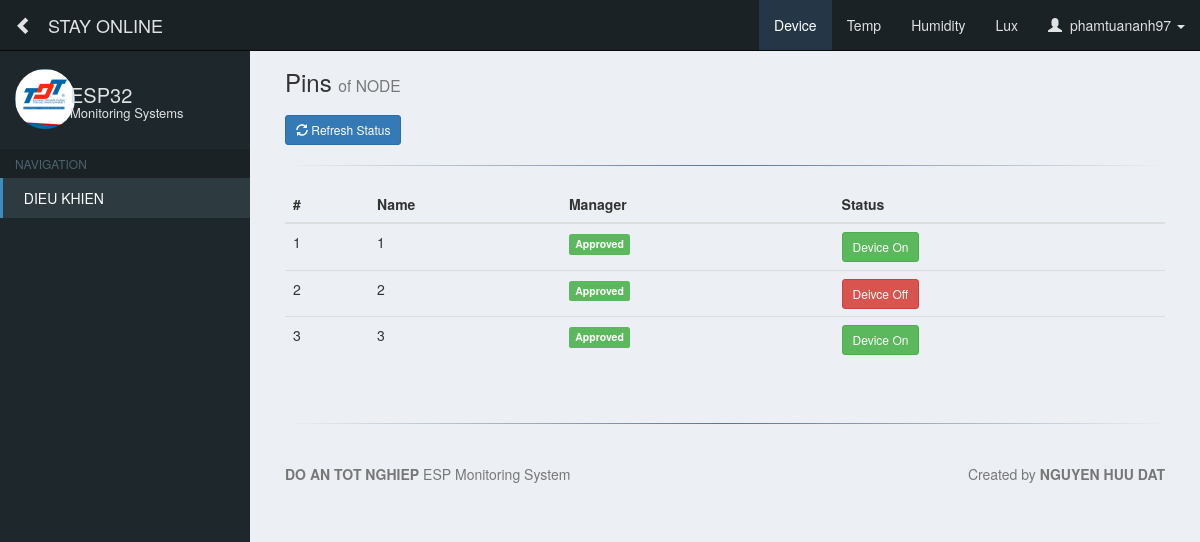
Page /pc/index.php?mod=pc&menu=sw (signed in) on the committed database.
### tables this page shows
CREATE TABLE `modules` (
  `id` int(10) UNSIGNED NOT NULL,
  `name` varchar(30) NOT NULL,
  `link` varchar(30) NOT NULL,
  `description` varchar(30) DEFAULT NULL,
  `seq` int(30) DEFAULT NULL,
  `group` int(10) DEFAULT NULL
);

CREATE TABLE `menus` (
  `id` int(10) UNSIGNED NOT NULL,
  `parent_id` int(10) NOT NULL,
  `name` varchar(30) NOT NULL,
  `link` varchar(30) NOT NULL,
  `seq` int(10) DEFAULT NULL,
  `page_title` varchar(30) DEFAULT NULL,
  `page_title_sm` varchar(30) DEFAULT NULL,
  `icon` varchar(30) DEFAULT NULL,
  `group` int(10) DEFAULT NULL
);

CREATE TABLE `pin_status` (
  `id` int(10) UNSIGNED NOT NULL,
  `pin` int(10) NOT NULL,
  `status` int(10) DEFAULT NULL,
  `description` varchar(20) DEFAULT NULL
);

### pc/includes/sw_manage.php (the view, shortened to what this page needs)
<button id="pin_status" class="btn btn-sm btn-primary" role="button"><span class="glyphicon glyphicon-refresh" aria-hidden="true"></span> Refresh Status</button>
<hr class="style-four">
<div class="row">
    <div class="col-xs-12">
        <table class="table table-hover">
            <thead>
                <tr>
                  <th>#</th>
                  <th>Name</th>
                  <th>Manager</th>
                  <th>Status</th>
                </tr>
            </thead>
            <tbody>
                <?php
                    $query = "SELECT * FROM pin_status;";
                    $result = mysqli_query($con, $query);
                    $i = 1;
                    while($row = mysqli_fetch_assoc($result)):
                    echo "<tr>";
                    echo "<td>{$i}</td>";
                    echo "<td>{$row['pin']}</td>";
                    echo '<td><span class="label label-success"><label id="CheckBoxValue" value="None">Approved</label></span></td>';
                    echo '<td>';
                        echo '<button id="pin_'.$row['pin'].'_1" class="btn btn-sm btn-danger '; if($row['status'] == 1) echo "hide"; echo '"role="button" onclick="onOff(this.id)"=>Deivce Off</button>';
                        echo '<button id="pin_'.$row['pin'].'_0"class="btn btn-sm btn-success '; if($row['status'] == 0) echo "hide"; echo '"role="button" onclick="onOff(this.id)">Device On</button>';
                    echo '</td>';
                    echo "<tr>";
                    $i+=1;
                    endwhile;
                ?>
            </tbody>
        </table>
    </div>
</div>

### base/includes/header.php (shortened to what this page needs)
<?php
if(isset($_GET['mod'])){
    $module=$_GET['mod'];
}
if(isset($_GET['menu'])){
    $menu=$_GET['menu'];
}
?>
<!DOCTYPE html>
<html lang="en">
    <head>
        <link href="../base/css/bootstrap.min.css" rel="stylesheet">
        <link href="../base/css/custom.css" rel="stylesheet">
        <link href="../base/css/guages.css" rel="stylesheet">
        <link href="https://cdn.datatables.net/1.10.10/css/dataTables.bootstrap.min.css" rel="stylesheet">
        <link href="../base/css/slider/freshslider.min.css" rel="stylesheet">
        <link href="../base/css/switch/bootstrap-switch.css" rel="stylesheet">
    </head>
    <body>
        <div id="wrapper">

### base/includes/navbar.php (shortened to what this page needs)
<nav class="navbar navbar-inverse navbar-fixed-top" role="navigation">
    <div class="container-fluid">
        <div class="navbar-header">
            <a class="navbar-brand pull-left " href="#menu-toggle" id="menu-toggle"><span class="glyphicon glyphicon-chevron-left soft-white"></span></a>
            <a class="navbar-brand pull-left" id='space' href="#">STAY ONLINE</a>
        </div>
        <div class="collapse navbar-collapse" id="bs-example-navbar-collapse-1">
            <ul class="nav navbar-nav navbar-right">
            <?php
                if($con){
                    $query = "SELECT * FROM modules ORDER BY seq;";
                    $result = mysqli_query($con, $query);
                    while($row=mysqli_fetch_assoc($result)){
                        $query = "SELECT * FROM menus WHERE parent_id={$row['id']} ORDER BY seq LIMIT 1;";
                        $menu_result = mysqli_query($con, $query);
                        $menu_temp = mysqli_fetch_assoc($menu_result);
                        $menu_temp = $menu_temp['link'];
                        echo '<li '; if($module==$row['link']) echo 'class="active"'; echo '>';
                        echo '<a href="../' . $row['link'] .'/index.php?mod='.$row['link'].'&menu='. $menu_temp . '" title="'.$row['description'].'">'.$row['name'].'</a>';
                        echo '</li>';
                    }
                }
            ?>
            <li class="dropdown <?php if($module == "base") echo "active"; ?>">
              <a href="#" class="dropdown-toggle" data-toggle="dropdown" role="button" aria-haspopup="true" aria-expanded="false"><span class="glyphicon glyphicon-user"></span>&nbsp; <?php echo $_SESSION['username']; ?> <span class="caret"></span></a>
            </li>
          </ul>
        </div>
    </div>
</nav>

### base/includes/sidebar.php (shortened to what this page needs)
<div id="sidebar-wrapper">
    <div class="user-panel">
        <div class="image pull-left">
            <a href=""><img src="../base/img/TDT.jpg" class="img-circle" alt="User Image"></a>
        </div>
        <div class="slogan pull-right">
            <h3 class="pull-left">ESP32</h3>
            <br>
            <h5 class="pull-left">Monitoring Systems</h5>
        </div>
    </div>
    <ul class="sidebar-nav">
        <?php
            if($con && $module != "base"){
                echo "<li>";
                    echo "<h3>NAVIGATION</h3>";
                echo "</li>";
                $query = "SELECT id FROM modules WHERE link='{$module}' LIMIT 1";
                $result = mysqli_query($con, $query);
                $modul_id = mysqli_fetch_assoc($result);
                $query = "SELECT * FROM menus WHERE parent_id={$modul_id['id']} ORDER BY seq;";
                $result = mysqli_query($con, $query);
                while($row = mysqli_fetch_assoc($result)){
                    echo '<li ';if($menu==$row['link']) {echo "id=active";} echo '>';
                    echo '<a href="?mod='. $module .'&menu='.$row['link'] .'"><span class="glyphicon '. $row['icon'] .'"></span>&nbsp;&nbsp;'. $row['name'].'</a>';
                    echo "</li>";
                }
            }
        ?>
    </ul>
</div>

### base/includes/page_title.php (shortened to what this page needs)
<div id="page-content-wrapper">
<div class="container-fluid">
<div class="row">
    <div class="col-lg-12">
        <section class="content-header">
            <h1>
                <?php
                    $query = "SELECT * FROM menus WHERE link='{$menu}' LIMIT 1";
                    $title_result = mysqli_query($con, $query);
                    $menu_temp = mysqli_fetch_assoc($title_result);
                    $title = $menu_temp['page_title'];
                    $title_sm = $menu_temp['page_title_sm'];
                    echo $title . ' <small>'.$title_sm.'</small>';
                ?>
            </h1>
        </section>
    </div>
</div>
<div class="spacer"></div>

### pc/index.php (shortened to what this page needs)
<?php include_once '../base/includes/header.php'; ?>
<?php include_once '../base/includes/navbar.php'; ?>
<?php include_once '../base/includes/sidebar.php'; ?>
<?php include_once '../base/includes/page_title.php'?>
<?php
    switch($menu){
        case "sw":
            include_once 'includes/sw_manage.php';
            break;
    }
?>
<?php include_once '../base/includes/footer.php'; ?>

### base/includes/footer.php (shortened to what this page needs)
                    <div class="spacer"></div>
                    <hr class="style-four">
                    <div class="spacer"></div>
                    <footer class="footer">
                          <p class="text-muted pull-left"><b>DO AN TOT NGHIEP</b> ESP Monitoring System </p>
                          <p class="text-muted pull-right">Created by <b>NGUYEN HUU DAT</b></p>
                    </footer>
                </div>
            </div>
        </div>
    </body>
</html>

### base/css/custom.css (style rules this page uses)
html, html a { -webkit-font-smoothing: antialiased; text-shadow: 1px 1px 1px rgba(0,0,0,0.004); }
body { background-color: #ECF0F5; }
#wrapper { padding-left: 0; padding-top: 49px; -webkit-transition: all 0.5s ease; -moz-transition: all 0.5s ease; -o-transition: all 0.5s ease; transition: all 0.5s ease; }
#sidebar-wrapper { z-index: 1000; position: fixed; left: 250px; width: 0; height: 100%; margin-left: -250px; overflow-y: auto; background: #1E282C; -webkit-transition: all 0.5s ease; -moz-transition: all 0.5s ease; -o-transition: all 0.5s ease; transition: all 0.5s ease; }
#page-content-wrapper { width: 100%; height: auto; position: absolute; padding: 15px; border-bottom: 0px solid #dedede; margin-bottom: 5px; background-color: #ECF0F5; }
.sidebar-nav { margin-top: 100px; width: 250px;; padding: 0; list-style: none; }
.sidebar-nav li { line-height: 40px; }
.sidebar-nav li a { display: block; text-decoration: none; color: #E1E2E3; padding: 0 0 0 16px; }
.sidebar-nav li h3 { display: block; text-decoration: none; font-size: 12px; padding: 8px 0 8px 15px; margin: 0; color: #4B646F; background-color: #1A2226; }
#active a { text-decoration: none; color: #fff; border-left: 3px solid #3c8dbc; padding: 0 0 0 13px; background-color: #2D3A40; }
@media (min-width:768px) { #wrapper { padding-left: 250px; } }
@media (min-width:768px) { #sidebar-wrapper { width: 250px; } }
@media (min-width:768px) { #page-content-wrapper { padding: 20px; position: relative; } }
.image { margin-top: 20px; }
.image img { height: 60px; width: auto; margin-left: 15px; }
.slogan { color: #E1E2E3; width: 140px; position: absolute; margin-top: 35px; margin-left: 70px; border: 0px solid red; }
.slogan h3 { font-size: 20px; padding: 0; margin: 0; }
.slogan h5 { font-size: 13px; padding: 0; margin: 0; }
.spacer { height: 20px; }
.content-header>h1 { margin: 0; font-size: 24px; }
#space { padding: 15px 0 0 15px; color: #E1E2E3; }
.soft-white { color: #E1E2E3; }
.navbar-inverse .navbar-nav > .active > a, .navbar-inverse .navbar-nav > .active > a:hover, .navbar-inverse .navbar-nav > .active > a:focus { background: #253746; }
.navbar-inverse .navbar-nav>.active>a, .navbar-inverse .navbar-nav>.open>a, .navbar-inverse .navbar-nav>.open>a, .navbar-inverse .navbar-nav>.open>a:hover, .navbar-inverse .navbar-nav>.open>a, .navbar-inverse .navbar-nav>.open>a:hover, .navbar-inverse .navbar-nav>.open>a:focus { background-color: #253746; }
.navbar-inverse { background-color: #1A2226; }
.navbar-inverse .navbar-nav>li>a { color: #E1E2E3 }
hr.style-four { border: 0; height: 1px; background-image: linear-gradient(to right, rgba(0, 0, 0, 0), rgba(57,86,118, 0.80), rgba(0, 0, 0, 0)); }

### rows in the picture
modules: name "Device"
modules: name "Temp"
modules: name "Humidity"
modules: name "Lux"
menus: name "DIEU KHIEN", page_title "Pins", page_title_sm "of NODE"
pin_status: pin "1"
pin_status: pin "2"
pin_status: pin "3"

### other values in the picture
$_SESSION['username'] "phamtuananh97"
